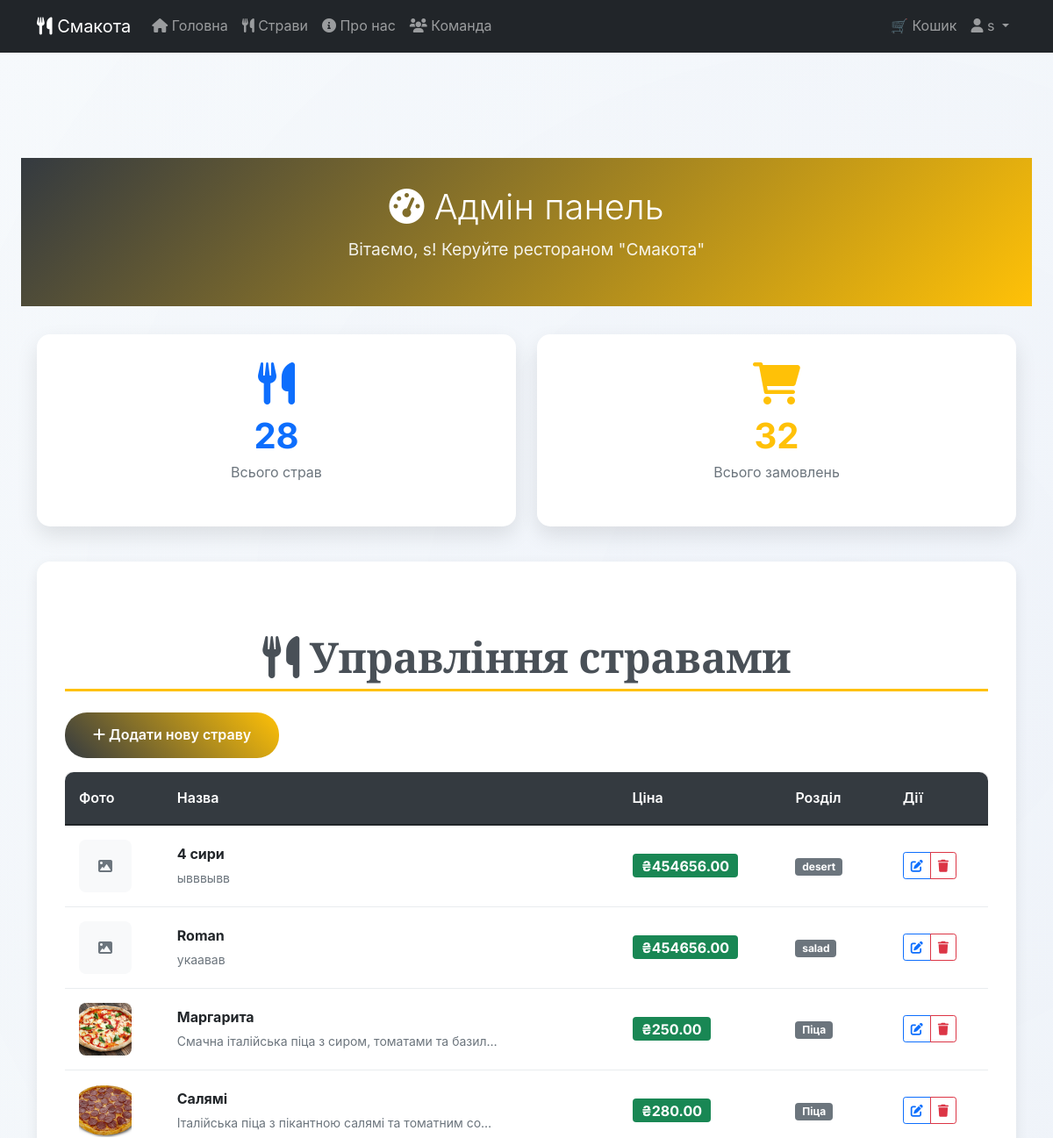
The page /market/custom-admin/ (signed in, upper part) on the database as committed earlier.
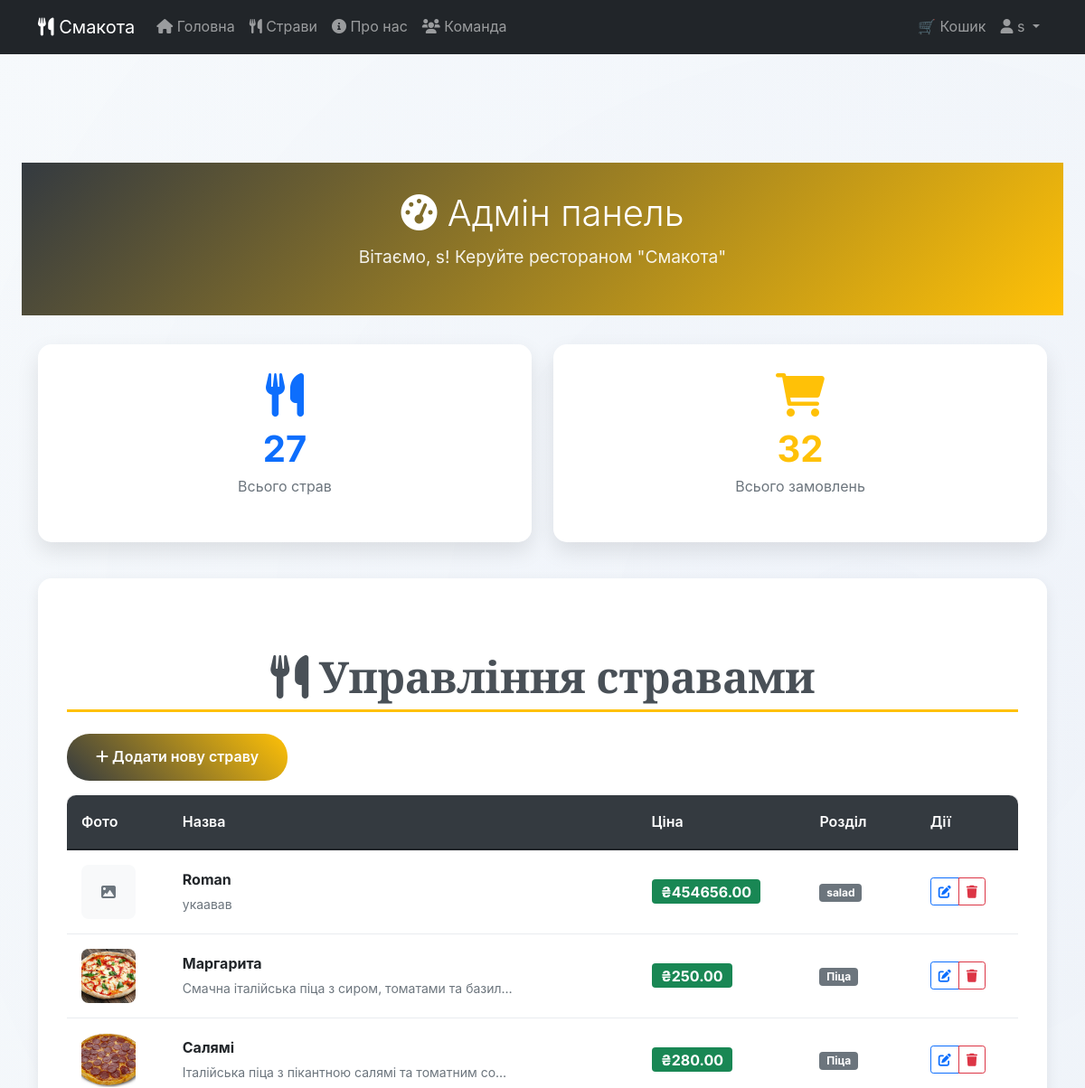
The same page on the database as committed later.
### Market/models.py (models this page shows, shortened)
class Product(models.Model):
    SECTION_CHOICES = [
        ('Піца', 'Піца'),
        ('Суші', 'Суші'),
        ('Салати', 'Салати'),
        ('Напої', 'Напої'),
        ('Десерти', 'Десерти'),
    ]
    name = models.CharField(max_length=255)
    price = models.DecimalField(max_digits=8, decimal_places=2)
    description = models.TextField()
    image = models.ImageField(upload_to='products/')
    section = models.CharField(max_length=20, choices=SECTION_CHOICES, default='pizza')  # <-- додано

### Market/views.py (the view)
# urls.py: path('custom-admin/', views.admin_dashboard, name='admin_dashboard'),
@login_required
def admin_dashboard(request):
    total_products = Product.objects.count()
    total_purchases = Purchase.objects.count()
    context = {
        'total_products': total_products,
        'total_purchases': total_purchases,
        'products': Product.objects.all()
    }
    return render(request, 'Market/admin_dashboard.html', context)

### Market/templates/Market/admin_dashboard.html (shortened to what the changed rows need)
{% extends 'Market/base.html' %}
{% load static %}
{% block content %}
<div class="admin-header">
    <div class="container">
        <div class="text-center">
            <h1 class="welcome-admin">
                <i class="fas fa-tachometer-alt"></i>
                Адмін панель
            </h1>
        </div>
    </div>
</div>
<div class="container">
    <div class="row mb-4">
        <div class="col-md-6 mb-3">
            <div class="stat-card">
                <i class="fas fa-utensils stat-icon text-primary"></i>
                <h3 class="stat-number text-primary">{{ total_products }}</h3>
                <p class="stat-label">Всього страв</p>
            </div>
        </div>
    </div>
    <div class="admin-section">
        <h2 class="section-title">
            <i class="fas fa-utensils"></i> Управління стравами
        </h2>
        {% if products %}
            <div class="table-responsive">
                <table class="table product-table">
                    <thead>
                        <tr>
                            <th>Фото</th>
                            <th>Назва</th>
                            <th>Ціна</th>
                            <th>Розділ</th>
                            <th>Дії</th>
                        </tr>
                    </thead>
                    <tbody>
                        {% for product in products %}
                            <tr>
                                <td>
                                    {% if product.image %}
                                        <img src="{{ product.image.url }}" alt="{{ product.name }}" class="product-image">
                                    {% else %}
                                        <div class="product-image bg-light d-flex align-items-center justify-content-center">
                                            <i class="fas fa-image text-muted"></i>
                                        </div>
                                    {% endif %}
                                </td>
                                <td>
                                    <strong>{{ product.name }}</strong><br>
                                    <small class="text-muted">{{ product.description|truncatechars:50 }}</small>
                                </td>
                                <td>
                                    <span class="badge bg-success fs-6">₴{{ product.price }}</span>
                                </td>
                                <td>
                                    <span class="badge bg-secondary">{{ product.section }}</span>
                                </td>
                                <td>
                                    <div class="btn-group" role="group">
                                        <button class="btn btn-sm btn-outline-primary"
                                                onclick="openEditModal({{ product.id }}, '{{ product.name|escapejs }}', '{{ product.price }}', '{{ product.description|escapejs }}', '{{ product.section }}')">
                                            <i class="fas fa-edit"></i>
                                        </button>
                                        <button class="btn btn-sm btn-outline-danger"
                                                onclick="openDeleteModal({{ product.id }}, '{{ product.name|escapejs }}')">
                                            <i class="fas fa-trash"></i>
                                        </button>
                                    </div>
                                </td>
                            </tr>
                        {% endfor %}
                    </tbody>
                </table>
            </div>
        {% endif %}
    </div>
</div>
{% endblock %}

Rows that differ between the two databases and show on the page:
removed Product: name "4 сири", description "ывввывв", price "454656.00", section "desert"
Other text that changed with them:
{{ total_products }}: "28" → "27"
